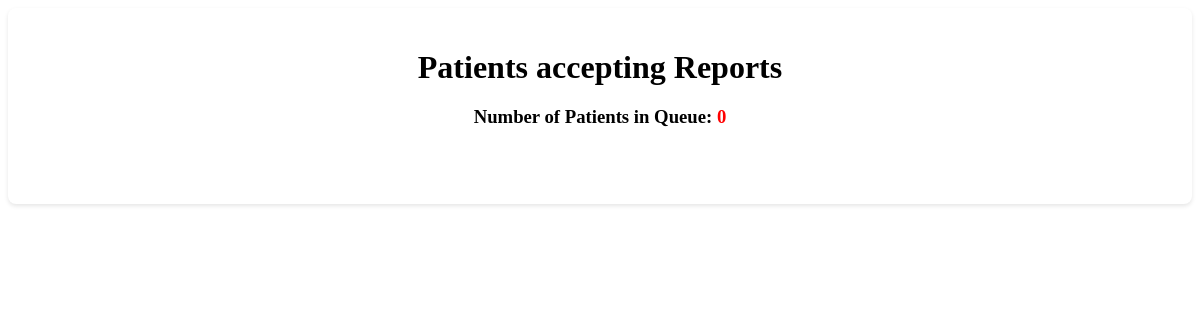
The app's page /MLT/produce-list.php, older data.
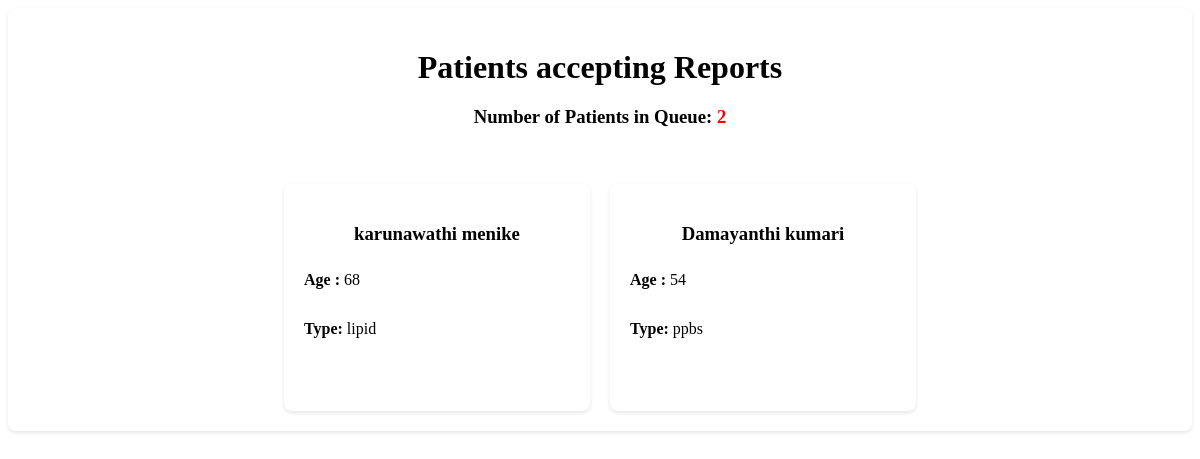
The same page, newer data.
### tables this page shows
CREATE TABLE IF NOT EXISTS `patients_details` (
  `id` int NOT NULL AUTO_INCREMENT,
  `patients_id` int DEFAULT NULL,
  `age` int DEFAULT NULL,
  `reception_id` varchar(50) DEFAULT NULL,
  `symptoms` text,
  `medical_report` text,
  `Prescriptions` text,
  `Prescriptions_date` datetime DEFAULT NULL,
  `doctor_id` varchar(50) DEFAULT NULL,
  `symptoms_date` datetime DEFAULT NULL,
  `medicine_status` varchar(50) DEFAULT 'pending',
  PRIMARY KEY (`id`),
  KEY `FK_patients_details_register_patients` (`patients_id`),
  KEY `FK_patients_details_register_reception` (`reception_id`),
  KEY `FK_patients_details_registered_doctor` (`doctor_id`),
  CONSTRAINT `FK_patients_details_register_patients` FOREIGN KEY (`patients_id`) REFERENCES `registered_patients` (`p_id`),
  CONSTRAINT `FK_patients_details_register_reception` FOREIGN KEY (`reception_id`) REFERENCES `registered_reception` (`id_num`),
  CONSTRAINT `FK_patients_details_registered_doctor` FOREIGN KEY (`doctor_id`) REFERENCES `registered_doctor` (`id_num`)
);

CREATE TABLE IF NOT EXISTS `registered_patients` (
  `p_id` int NOT NULL AUTO_INCREMENT,
  `name` varchar(50) DEFAULT NULL,
  `mobile` varchar(12) DEFAULT NULL,
  `email` varchar(50) DEFAULT NULL,
  `id_num` varchar(20) DEFAULT NULL,
  `address` text,
  `age` int DEFAULT NULL,
  `register_date` datetime DEFAULT NULL,
  `reception_id` varchar(50) DEFAULT NULL,
  PRIMARY KEY (`p_id`),
  KEY `FK_register_patients_register_reception` (`reception_id`),
  CONSTRAINT `FK_register_patients_register_reception` FOREIGN KEY (`reception_id`) REFERENCES `registered_reception` (`id_num`)
);

CREATE TABLE IF NOT EXISTS `bloodtest` (
  `id` int NOT NULL AUTO_INCREMENT,
  `patientDetails_id` int DEFAULT NULL,
  `reportName` varchar(150) DEFAULT NULL,
  `test_type` varchar(50) DEFAULT NULL,
  `issued_Date` datetime DEFAULT NULL,
  `mlt_id` varchar(50) DEFAULT NULL,
  PRIMARY KEY (`id`),
  KEY `FK_bloodtest_patients_details` (`patientDetails_id`),
  CONSTRAINT `FK_bloodtest_patients_details` FOREIGN KEY (`patientDetails_id`) REFERENCES `patients_details` (`id`)
);

### connection.php (called while the page is built, shortened)
<?php
class Database
{
    public static $connection;
    public static function SetUpConnection()
    {
        if (!isset(Database::$connection)) {
            Database::$connection = new mysqli(DB_HOST, DB_USER, DB_PASS, DB_NAME, DB_PORT);
        }
    }
    public static function search($q)
    {
        return Database::$connection->query($q);
    }
}

### MLT/produce-list.php (the view, shortened to what this page needs)
<head>
</head>
<body>
    <?php
    require_once "../connection.php";
    $totalTestResultSet = Database::search("SELECT COUNT(*) AS total FROM `bloodtest`  WHERE  (`reportName` IS NULL OR `reportName` = '')");
    $totalTestRow = $totalTestResultSet->fetch_assoc();
    $totalTestPatients = $totalTestRow['total'];
    ?>
    <div class="container">
        <h1>Patients accepting Reports</h1>
        <div class="queue-info">
            <h3>Number of Patients in Queue: <span style="color: red; font-weight: 900;" id="queueCount"><?php echo $totalTestPatients ?></span></h3>
        </div>
<br/><br/>
        <div class="patient-cards">
            <?php
            $patiientTestResultSet = Database::search("SELECT `bloodtest`.`test_type` AS `tsType`,`patients_details`.`id` AS `pid`, `registered_patients`.`name` AS `name`,`patients_details`.`age` AS `age`
  FROM `patients_details`
  INNER JOIN  `registered_patients` ON `registered_patients`.`p_id` = `patients_details`.`patients_id`
  INNER JOIN `bloodtest` ON `bloodtest`.`patientDetails_id` = `patients_details`.`id`
  WHERE `patients_details`.`Prescriptions` = '' AND (`bloodtest`.`reportName` IS NULL OR `bloodtest`.`reportName` = '')   LIMIT 4");
            $numTestRows = $patiientTestResultSet->num_rows;
            if ($numTestRows > 0) {
                while ($patientTestDetails = $patiientTestResultSet->fetch_assoc()) {
            ?>
                    <div class="patient-card">
                        <h3><?php echo $patientTestDetails["name"] ?></h3>
                        <p><strong>Age :</strong> <?php echo $patientTestDetails["age"] ?></p>
                        <p><strong>Type:</strong> <?php echo $patientTestDetails["tsType"] ?></p>
                        <button class="examine-btn" onclick="examinePatient('<?php echo $patientTestDetails['pid'] ?>','<?php echo $patientTestDetails['tsType'] ?>')">Produce</button>
                    </div>
            <?php
                }
            }
            ?>
        </div>
    </div>
</body>

Row changes from the older to the newer data that the page shows:
added patients_details: patients.name "karunawathi menike", age "68", bloodtest.test_type "lipid"
added patients_details: patients.name "Damayanthi kumari", age "54", bloodtest.test_type "ppbs"
Text that changed along with them:
$totalTestPatients: "0" → "2"
